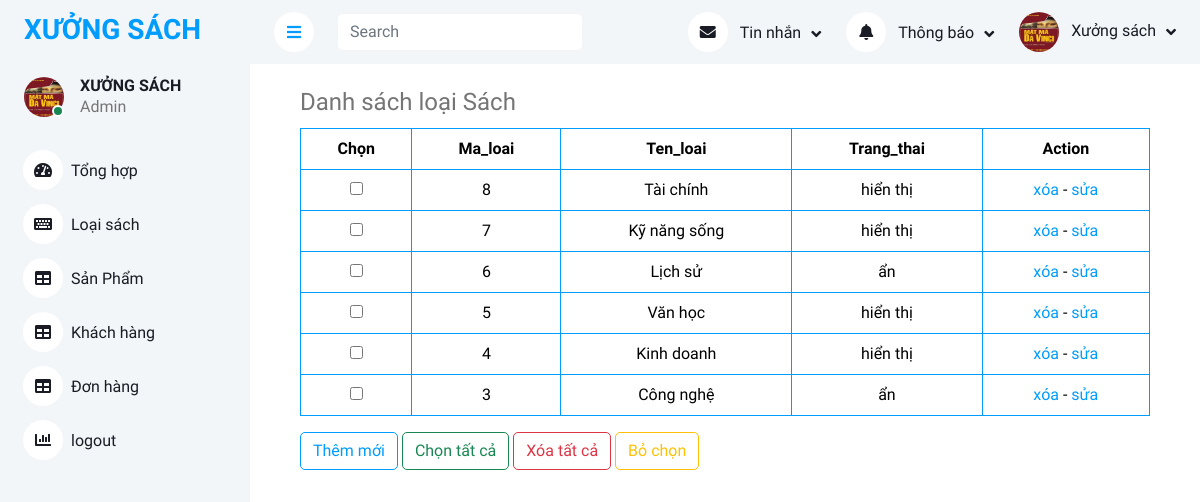
The page /admin/index.php?act=danhmuc on the database its author committed.
### tables this page shows
CREATE TABLE `danh_muc` (
  `ma_dm` int(11) NOT NULL,
  `ten_dm` varchar(255) NOT NULL,
  `trang_thai` tinyint(1) NOT NULL
);

### admin/index.php (called while the page is built, shortened)
<?php
require_once "../models/loai_sach.php";
$act = $_GET['act'] ?? "";
switch ($act) {
    case "danhmuc":
        $listsach = all_list_dm();
        $VIEW = "loai-sach/list.php";
        break;
}
include './layout/header.php';
include $VIEW;
include './layout/footer.php';

### models/pdo.php (called while the page is built, shortened)
<?php
function pdo_get_connection(){
    $servername = "localhost";
    $username = "root";
    $password = "";
    try {
        $conn = new PDO("mysql:host=$servername;dbname=duansach", $username, $password);
        $conn->setAttribute(PDO::ATTR_ERRMODE, PDO::ERRMODE_EXCEPTION);
        return $conn;
    } catch(PDOException $e) {
        echo "Connection failed: " . $e->getMessage();
    }
}
function pdo_query($sql){
    $sql_args=array_slice(func_get_args(),1);
    try{
        $conn=pdo_get_connection();
        $stmt=$conn->prepare($sql);
        $stmt->execute($sql_args);
        $rows=$stmt->fetchAll();
        return $rows;
    }
    catch(PDOException $e){
        throw $e;
    }
    finally{
        unset($conn);
    }
}
?>

### models/loai_sach.php (called while the page is built, shortened)
<?php
require_once "pdo.php";
function all_list_dm()
{
    $sql = "SELECT * FROM danh_muc ORDER BY ma_dm DESC";
    return pdo_query($sql);
}

### admin/loai-sach/list.php (the view, shortened to what this page needs)
<section class="loai-laptop">
    <legend>Danh sách loại Sách</legend>
    <form action="" method="POST">
        <table class="table table-bordered border-primary" style="text-align: center">
            <tr>
                <th>Chọn</th>
                <th>Ma_loai</th>
                <th>Ten_loai</th>
                <th>Trang_thai</th>
                <th>Action</th>
            </tr>
            <?php foreach($listsach as $list): ?>
                <?php extract($list) ?>
            <tr>
                <th><input type="checkbox" name="ma_loai[]"value= <?= $ma_dm ?> class="checkbox" ></th>
                <td><?= $ma_dm ?></td>
                <td><?= $ten_dm ?></td>
                <td><?= $trang_thai ? "hiển thị" : "ẩn" ?></td>
                <td>
                    <a onclick="return confirm('Bạn có muốn xóa không ?')" href="?act=danhmuc&ma_dm=<?=$ma_dm ?>">xóa</a> -
                    <a href="?act=update&ma_dm=<?= $ma_dm ?>">sửa</a>
                </td>
            </tr>
            <?php endforeach;?>
        </table>
        <div>
            <a href="?act=add"><button type="button" class="btn btn-outline-primary">Thêm mới</button></a>
            <button type="button" class="btn btn-outline-success">Chọn tất cả</button>
            <button type="button" class="btn btn-outline-danger">Xóa tất cả</button>
            <button type="button" class="btn btn-outline-warning">Bỏ chọn</button>
        </div>
    </form>
</section>

### views/css/style2.css (style rules this page uses)
:root { --primary: #009CFF; --light: #F3F6F9; --dark: #191C24; }
.btn { transition: .5s; }

### admin/loai-sach/list.php (style rules this page uses)
.loai-laptop { margin: 20px 50px; }

### rows shown on the page
danh_muc: ma_dm "8", ten_dm "Tài chính", trang_thai "hiển thị"
danh_muc: ma_dm "7", ten_dm "Kỹ năng sống", trang_thai "hiển thị"
danh_muc: ma_dm "6", ten_dm "Lịch sử", trang_thai "ẩn"
danh_muc: ma_dm "5", ten_dm "Văn học", trang_thai "hiển thị"
danh_muc: ma_dm "4", ten_dm "Kinh doanh", trang_thai "hiển thị"
danh_muc: ma_dm "3", ten_dm "Công nghệ", trang_thai "ẩn"
